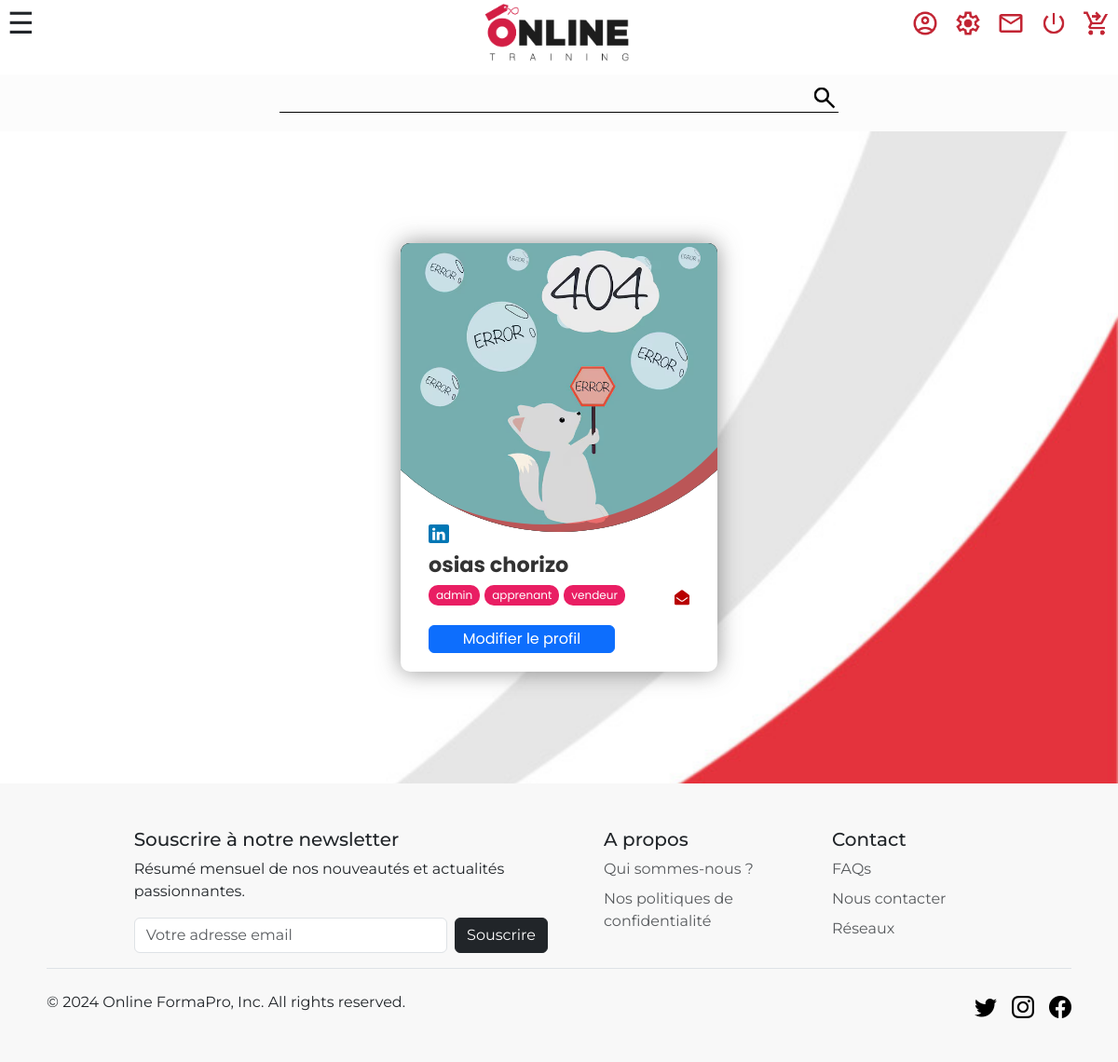
Screenshot of /pages/profil.php (signed in) with the database file from the repository.
### tables this page shows
CREATE TABLE `users` (
  `id` int NOT NULL,
  `first_name` varchar(255) NOT NULL,
  `last_name` varchar(255) NOT NULL,
  `email` varchar(255) NOT NULL,
  `password` varchar(255) NOT NULL,
  `Linkedin` varchar(255) DEFAULT NULL,
  `avatar` varchar(255) DEFAULT NULL,
  `group` varchar(255) DEFAULT NULL
);

### src/pages/profil.php (the view, shortened to what this page needs)
<?php
require_once("../elements/connect.php");
$user_id = $_SESSION['user']['id'];
$default_avatar = "../img/illustration/img_not_found.png";
$sql = "SELECT * FROM users WHERE id = :user_id";
$query = $db->prepare($sql);
$query->execute(['user_id' => $user_id]);
$user = $query->fetch(PDO::FETCH_ASSOC);
$avatar_to_display = $user['avatar'] ? $user['avatar'] : $default_avatar;
?>
<!DOCTYPE html>
<html lang="fr">
<head>
    <link href="https://cdn.jsdelivr.net/npm/bootstrap@5.3.3/dist/css/bootstrap.min.css" rel="stylesheet">
    <link rel="stylesheet" href="https://cdn.jsdelivr.net/npm/bootstrap-icons@1.11.1/font/bootstrap-icons.css">
    <link rel="stylesheet" href="https://cdnjs.cloudflare.com/ajax/libs/font-awesome/4.7.0/css/font-awesome.css">
    <link rel="stylesheet" href="../CSS/backoffice-style.css">
    <link rel="stylesheet" href="../CSS/style.css">
</head>
<body>
    <?php require_once('../elements/header.php'); ?>
    <main class="backoffice-profil">
        <div class="profil-card">
        <div class="profil-circle">
            <div class="imgBx">
                <img src="<?= htmlspecialchars($avatar_to_display) ?>" alt="Photo de profil">
            </div>
        </div>
            <div class="profil-content">
                <a href="<?= htmlspecialchars($user['linkedin'] ?? '#') ?>" target="_blank"><i class="fa fa-linkedin" aria-hidden="true"></i></a>
                <h3 class="profil-name"><?= htmlspecialchars($user['first_name'] . ' ' . $user['last_name']) ?></h3>
                <div class="mailIcon">
                    <div class="profil-roles-container">
                        <div class="profil-roles">
                            <?php
                            $user_roles = explode(',', $user['group']);
                            foreach ($user_roles as $role):
                            ?>
                                <span class="role-badge"><?= htmlspecialchars(trim($role)) ?></span>
                            <?php endforeach; ?>
                        </div>
                    </div>
                    <a href="mailto:<?= htmlspecialchars($user['email']) ?>">
                        <i class="fa fa-envelope-open" aria-hidden="true"></i>
                    </a>
                </div>
                <button id="editProfileBtn" class="btn-mod-profil btn btn-primary mt-3">Modifier le profil</button>
            </div>
        </div>
    </main>
    <?php require_once('../elements/footer.php'); ?>
</body>
</html>

### src/CSS/backoffice-style.css (style rules this page uses)
.role-badge { background-color: #e91e63; color: white; padding: 2px 8px; border-radius: 10px; font-size: 12px; white-space: nowrap; display: inline-block; margin-bottom: 5px; }
.profil-card { position: relative; width: 340px; height: 460px; background: #fff; border-radius: 10px; overflow: hidden; margin: 20px auto; filter: drop-shadow(0 0 0.75rem #2d2d2d82); }
.profil-circle { position: absolute; top: -190px; left: 50%; transform: translateX(-50%); width: 500px; height: 500px; background: #333; clip-path: circle(); }
.profil-circle::before { content: ''; position: absolute; top: -8px; left: -16px; width: 100%; height: 100%; background: transparent; box-shadow: 0 0 0 20px rgba(255, 0, 0, 0.5); border-radius: 50%; z-index: 3; pointer-events: none; }
.profil-circle .imgBx { position: absolute; left: 50%; bottom: 0; transform: translateX(-50%); width: 340px; height: 310px; background: rgb(15, 15, 15); }
.profil-circle .imgBx img { position: absolute; top: 0; left: 0; width: 100%; height: 100%; object-fit: cover; transition: 0.5s; transform-origin: top; }
.profil-content { position: absolute; left: 0; bottom: 0; width: 100%; min-height: 170px; padding: 20px 30px; font-family: "Poppins", sans-serif; display: flex; flex-direction: column; }
.profil-roles-container { flex-grow: 1; max-height: 30px; overflow-y: auto; margin-right: 10px; }
.fa-linkedin { background: #0077b5; color: #fff; padding: 2px 4px; border-radius: 2px; }
.profil-name { font-weight: bold; font-size: 1.4em; color: #333; margin-top: 7px; }
.fa-envelope-open { color: rgb(184, 0, 0); }
.profil-roles { display: flex; flex-wrap: wrap; gap: 5px; }
.mailIcon { display: flex; justify-content: space-between; align-items: center; }
.backoffice-profil { background-image: url(../img/temporaire/vecteezy2.jpg); background-attachment: fixed; background-position: top 70px right 0px; background-size: cover; background-repeat: no-repeat; display: flex; flex-direction: column; justify-content: center; align-items: center; padding-top: 100px; padding-bottom: 100px; }
.profil-name { font-family: "poppins", sans-serif; }
.btn-mod-profil { display: flex; flex-direction: column; justify-content: center; align-items: center; height: 30px; width: 200px; }

### src/CSS/style.css (style rules this page uses)
body { background-color: rgb(252, 252, 252) !important; }
body { font-family: "Montserrat", sans-serif !important; }

### rows the page displays
users: first_name+last_name "osias chorizo", group "admin", group "apprenant", group "vendeur"
